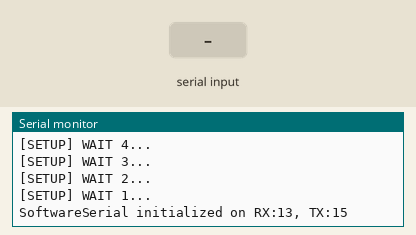
This sketch was run on a simulated ESP32. On the bench: the last lines printed to the serial monitor. Inputs (shaded band) come from the test bench. WiFi joins after 1.5 s; servers stay silent unless stated; uploads are accepted with an empty reply.

Above: at 6.9 s.
7.0 s: "90:45\n" received over the second serial link
At 8.2 s:
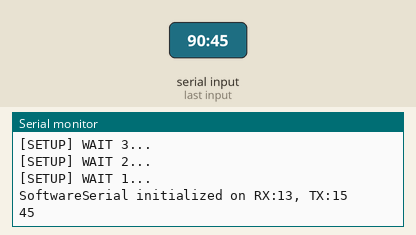
8.7 s: "30:150\n" received over the second serial link
At 9.6 s:
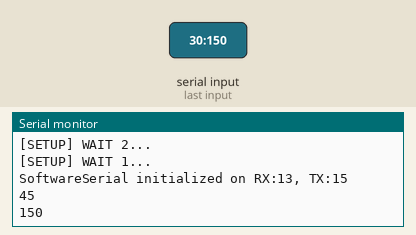
Timing chart, 0 to 11.7 s (numbered marks = the images above; inputs shaded):
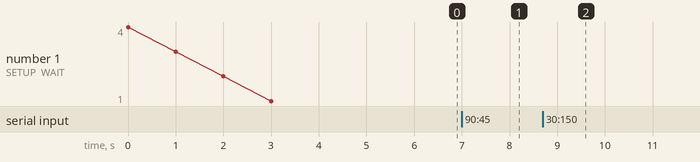

The sketch:

ld2402-lan.ino
```cpp
#include <Arduino.h>
#include <SoftwareSerial.h>
#include <gmFn.h>
#include <gmStep.h>
#include <gmUrl.h>
#include <gmCfgRead.h>

// Define RX and TX pins for SoftwareSerial
const int rx_pin = 13;
const int tx_pin = 15;

gmStep st(20);
gmUrl url("http://192.168.1.201/esp/dist/set.php");
// Create instances
SoftwareSerial mySerial(rx_pin, tx_pin);


void setup()
{
	Serial_init();

	mySerial.begin(115200);
	Serial.printf("SoftwareSerial initialized on RX:%d, TX:%d\n", rx_pin, tx_pin);

	//url.dbg = 1;
	url.init();
	/*
	url.WiFi_connect();

	for ( int i = 0; i < 16; i++ ){
		if ( url.WiFi_check() )
			break;
		delay(250);
	}

   	url.clear();
   	url.set("event", "init");
	int code = url.call();  //
	if ( code == 0 ){
		gmCfgRead rd(url);
		//rd.get("name", name);
	}*/
}// setup


void loop()
{
	if ( mySerial.available() ){
		// Read raw data from radar
		String data = mySerial.readStringUntil('\n');
		int pos = data.indexOf(":");
		if ( pos > 0 ){
			String data1 = data.substring(pos+1);
			int d = data1.toInt();
			if ( d > 0 ){
				st = d;
				if ( st.changed() ){
					url.clear();
					url.set("dist", d);
					url.call();
					Serial.println(st.val); // Print to Serial Monitor
				}
			}
		}
	}
	delay(50);
}// loop
```

Measured:
- after the input at 7.0 s, the serial monitor: prints a new line after 0.21 s (image 1)
- after the input at 8.7 s, the serial monitor: prints a new line after 0.21 s (image 2)
